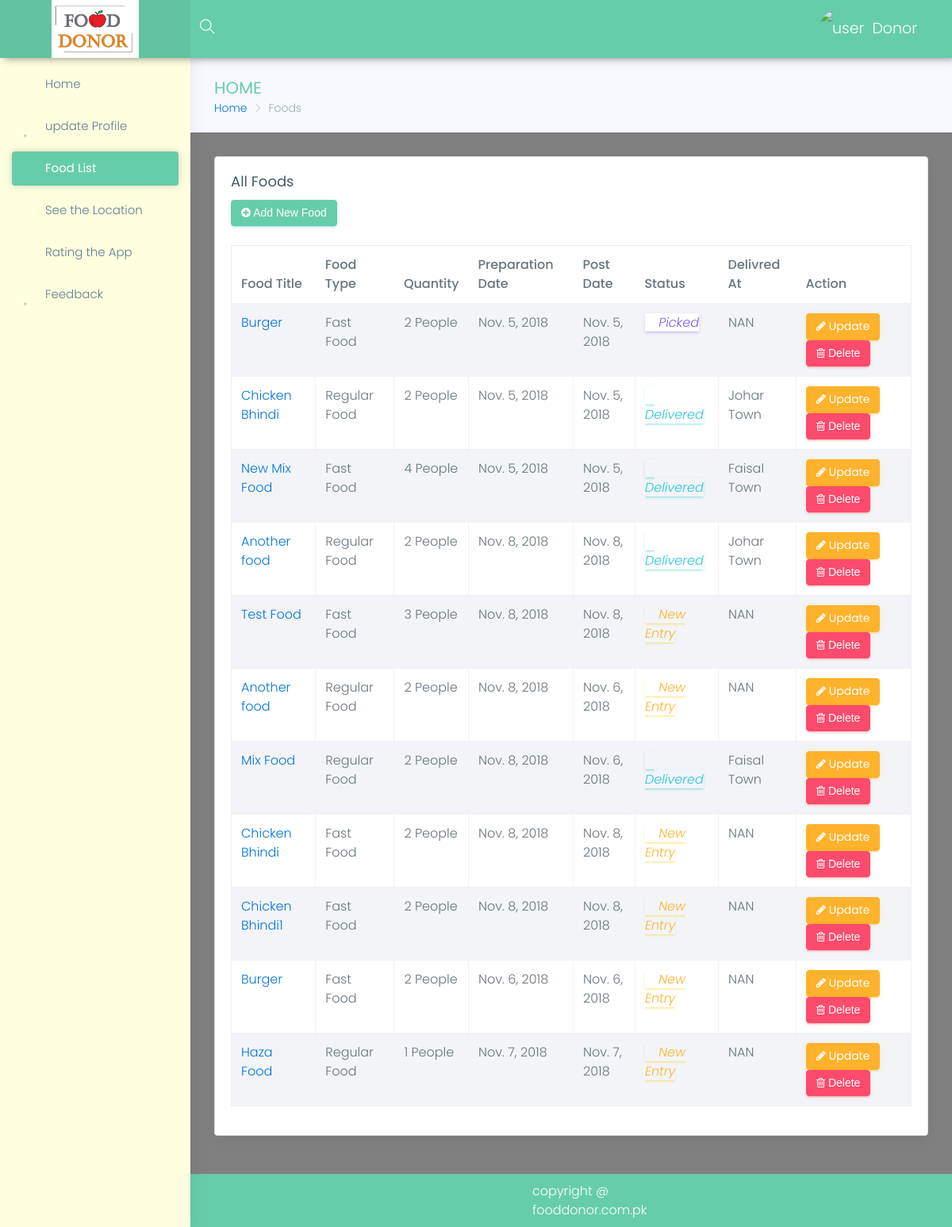
Page /donor/foods (signed in) on the earlier database version.
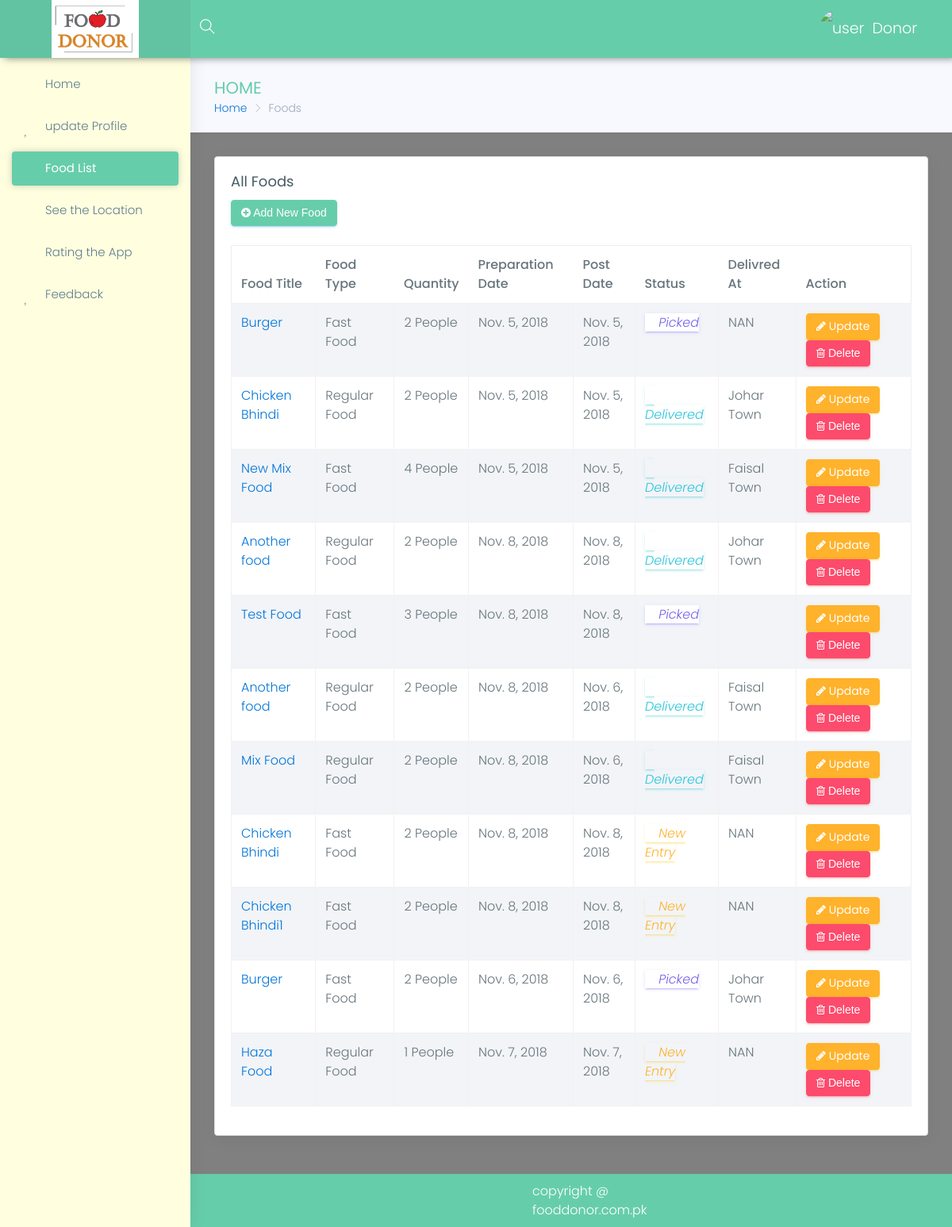
Same page on the later database version.
### donor/models.py (models this page shows, shortened)
class Food(models.Model):
    donor=models.ManyToManyField(Donor)
    food_title=models.CharField(max_length=15,null=False,blank=False,)
    food_type = models.CharField(max_length=15, null=False, blank=False, choices=food_types)
    quantity=models.IntegerField(blank=False)
    delivered_at = models.CharField(max_length=50, default="NAN")
    preparation_date=models.DateField(blank=True,default=now())
    post_date = models.DateField(blank=True, default=now())
    status=models.CharField(choices=choices,max_length=10,default='New Entry')
    location=models.CharField(max_length=200,blank=True,null=True)
    image=models.ImageField(blank=True,null=True)
    volunteer=models.ForeignKey(Volenteer,on_delete=models.SET_NULL,null=True)

### donor/views.py (the view)
@login_required
def foods(request):
    if not auth_donor(request):
        return redirect('donor-profile')
    donor = Donor.objects.get(user=request.user)
    food_list = Food.objects.filter(donor=donor)
    if request.method == "POST":
        form = FoodForm(request.POST, request.FILES)
        image = request.FILES.get('image')
        print(image)
        if form.is_valid():
            food=form.save()
            food.donor.add(donor)
            food.save()
    else:
        form = FoodForm(initial={'donor': donor})
    return render(request, 'donor/foods-list.html', {"form": form, 'food_list': food_list})

### donor/views.py (called while the page is built)
def auth_donor(request):
    donor=Donor.objects.filter(user=request.user).first()
    if donor:
        if donor.is_approved:
            return True
        else:
            return False
    else:
        messages.error(request, 'Please login as donor')
        return False

### templates/donor/foods-list.html (shortened to what the changed rows need)
{% extends 'panel-base.html' %}
{% block main %}
                <div class="row">
                    <div class="col-lg-12">
                        <div class="card">
                            <div class="card-block">
                                <button data-toggle="modal" data-target="#exampleModal" class="btn btn-info"><i class="fa fa-plus-circle"></i> Add New Food</button><br><br/>
                                <div class="table-responsive">
                                    <table id="myTable" class="table table-hover table-striped table-bordered">
                                        <thead>
                                            <tr>
                                                <th>Food Title</th>
                                                <th>Food Type</th>
                                                <th>Quantity</th>
                                                <th>Preparation Date</th>
                                                <th>Post Date</th>
                                                <th>Status</th>
                                                <th>Delivred At</th>
                                                <th>Action</th>
                                            </tr>
                                        </thead>
                                        <tbody>
                                        {% for food in food_list %}
                                            <tr>
                                                <td><a target="_blank" href="/media/{{ food.image }}">{{ food.food_title }}</a></td>
                                                <td>{{ food.food_type }}</td>
                                                <td>{{ food.quantity }} People</td>
                                                <td>{{ food.preparation_date }}</td>
                                                <td>{{ food.post_date }}</td>
                                                <td>
                                                    {% if food.status == "Picked" %}
                                                    <i class="btn-outline-primary mdi mdi-check"> {{ food.status }}</i>
                                                    {% endif %}
                                                    {% if food.status == "New Entry" %}
                                                    <i class="btn-outline-warning mdi mdi-timer"> {{ food.status }}</i>
                                                    {% endif %}{% if food.status == "Delivered" %}
                                                    <i class="btn-outline-success mdi mdi-check-all"> {{ food.status }}</i>
                                                    {% endif %}
                                                </td>
                                                <td>{{ food.delivered_at }}</td>
                                                <td>
                                                    <a href="{% url 'update-food'  food.pk  %}"   class="btn btn-warning"><i class="fa fa-pencil"></i> Update</a>
                                                    <button  data-toggle="modal" data-target="#deleteModal" onclick="deleteFood({{ food.id }})" class="btn btn-danger"><i class="fa fa-trash-o"></i> Delete</button>
                                                </td>
                                            </tr>
                                        {% endfor %}
                                        </tbody>
                                    </table>
                                </div>
                            </div>
                        </div>
                    </div>
                </div>
{% endblock %}

Differences in the rows shown:
changed Food "Test Food": status "New Entry" → "Picked"; delivered_at "NAN" → (not shown)
changed Food (number 6 of 11 on the later page): delivered_at "NAN" → "Faisal Town"; status "New Entry" → "Delivered"
changed Food (number 10 of 11 on the later page): delivered_at "NAN" → "Johar Town"; status "New Entry" → "Picked"
